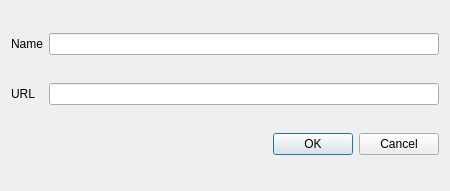
<?xml version="1.0" encoding="UTF-8"?>
<ui version="4.0">
 <class>Dialog</class>
 <widget class="QDialog" name="Dialog">
  <property name="geometry">
   <rect>
    <x>0</x>
    <y>0</y>
    <width>450</width>
    <height>191</height>
   </rect>
  </property>
  <property name="windowTitle">
   <string>Repository Details</string>
  </property>
  <layout class="QGridLayout" name="gridLayout">
   <item row="1" column="0">
    <widget class="QLabel" name="label_url">
     <property name="text">
      <string>URL</string>
     </property>
     <property name="buddy">
      <cstring>line_edit_url</cstring>
     </property>
    </widget>
   </item>
   <item row="2" column="2">
    <widget class="QDialogButtonBox" name="buttonBox">
     <property name="standardButtons">
      <set>QDialogButtonBox::Cancel|QDialogButtonBox::Ok</set>
     </property>
    </widget>
   </item>
   <item row="0" column="0">
    <widget class="QLabel" name="label_name">
     <property name="sizePolicy">
      <sizepolicy hsizetype="Fixed" vsizetype="Preferred">
       <horstretch>0</horstretch>
       <verstretch>0</verstretch>
      </sizepolicy>
     </property>
     <property name="text">
      <string>Name</string>
     </property>
     <property name="buddy">
      <cstring>line_edit_name</cstring>
     </property>
    </widget>
   </item>
   <item row="0" column="1" colspan="2">
    <widget class="QLineEdit" name="line_edit_name">
     <property name="sizePolicy">
      <sizepolicy hsizetype="Expanding" vsizetype="Fixed">
       <horstretch>0</horstretch>
       <verstretch>0</verstretch>
      </sizepolicy>
     </property>
    </widget>
   </item>
   <item row="1" column="1" colspan="2">
    <widget class="QLineEdit" name="line_edit_url"/>
   </item>
  </layout>
 </widget>
 <resources/>
 <connections/>
</ui>
